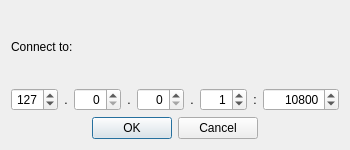
<?xml version="1.0" encoding="UTF-8"?>
<ui version="4.0">
 <class>ClientDlg</class>
 <widget class="QDialog" name="ClientDlg">
  <property name="geometry">
   <rect>
    <x>0</x>
    <y>0</y>
    <width>350</width>
    <height>150</height>
   </rect>
  </property>
  <property name="windowTitle">
   <string>Dialog</string>
  </property>
  <layout class="QGridLayout" name="gridLayout">
   <item row="0" column="0">
    <layout class="QHBoxLayout" name="horizontalLayout_2">
     <item>
      <widget class="QLabel" name="connectLabel">
       <property name="text">
        <string>Connect to:</string>
       </property>
      </widget>
     </item>
     <item>
      <spacer name="horizontalSpacer">
       <property name="orientation">
        <enum>Qt::Horizontal</enum>
       </property>
       <property name="sizeHint" stdset="0">
        <size>
         <width>40</width>
         <height>20</height>
        </size>
       </property>
      </spacer>
     </item>
    </layout>
   </item>
   <item row="1" column="0">
    <layout class="QHBoxLayout" name="horizontalLayout">
     <item>
      <widget class="QSpinBox" name="ipSpinBox1">
       <property name="sizePolicy">
        <sizepolicy hsizetype="Preferred" vsizetype="Fixed">
         <horstretch>1</horstretch>
         <verstretch>0</verstretch>
        </sizepolicy>
       </property>
       <property name="alignment">
        <set>Qt::AlignRight|Qt::AlignTrailing|Qt::AlignVCenter</set>
       </property>
       <property name="maximum">
        <number>255</number>
       </property>
       <property name="value">
        <number>127</number>
       </property>
      </widget>
     </item>
     <item>
      <widget class="QLabel" name="l1">
       <property name="text">
        <string>.</string>
       </property>
       <property name="alignment">
        <set>Qt::AlignCenter</set>
       </property>
      </widget>
     </item>
     <item>
      <widget class="QSpinBox" name="ipSpinBox2">
       <property name="sizePolicy">
        <sizepolicy hsizetype="Preferred" vsizetype="Fixed">
         <horstretch>1</horstretch>
         <verstretch>0</verstretch>
        </sizepolicy>
       </property>
       <property name="alignment">
        <set>Qt::AlignRight|Qt::AlignTrailing|Qt::AlignVCenter</set>
       </property>
       <property name="maximum">
        <number>255</number>
       </property>
       <property name="value">
        <number>0</number>
       </property>
      </widget>
     </item>
     <item>
      <widget class="QLabel" name="l2">
       <property name="text">
        <string>.</string>
       </property>
       <property name="alignment">
        <set>Qt::AlignCenter</set>
       </property>
      </widget>
     </item>
     <item>
      <widget class="QSpinBox" name="ipSpinBox3">
       <property name="sizePolicy">
        <sizepolicy hsizetype="Preferred" vsizetype="Fixed">
         <horstretch>1</horstretch>
         <verstretch>0</verstretch>
        </sizepolicy>
       </property>
       <property name="alignment">
        <set>Qt::AlignRight|Qt::AlignTrailing|Qt::AlignVCenter</set>
       </property>
       <property name="maximum">
        <number>255</number>
       </property>
       <property name="value">
        <number>0</number>
       </property>
      </widget>
     </item>
     <item>
      <widget class="QLabel" name="l3">
       <property name="text">
        <string>.</string>
       </property>
       <property name="alignment">
        <set>Qt::AlignCenter</set>
       </property>
      </widget>
     </item>
     <item>
      <widget class="QSpinBox" name="ipSpinBox4">
       <property name="sizePolicy">
        <sizepolicy hsizetype="Preferred" vsizetype="Fixed">
         <horstretch>1</horstretch>
         <verstretch>0</verstretch>
        </sizepolicy>
       </property>
       <property name="alignment">
        <set>Qt::AlignRight|Qt::AlignTrailing|Qt::AlignVCenter</set>
       </property>
       <property name="maximum">
        <number>255</number>
       </property>
       <property name="value">
        <number>1</number>
       </property>
      </widget>
     </item>
     <item>
      <widget class="QLabel" name="l4">
       <property name="text">
        <string>:</string>
       </property>
       <property name="alignment">
        <set>Qt::AlignCenter</set>
       </property>
      </widget>
     </item>
     <item>
      <widget class="QSpinBox" name="portSpinBox">
       <property name="sizePolicy">
        <sizepolicy hsizetype="Preferred" vsizetype="Fixed">
         <horstretch>2</horstretch>
         <verstretch>0</verstretch>
        </sizepolicy>
       </property>
       <property name="alignment">
        <set>Qt::AlignRight|Qt::AlignTrailing|Qt::AlignVCenter</set>
       </property>
       <property name="maximum">
        <number>65535</number>
       </property>
       <property name="value">
        <number>10800</number>
       </property>
      </widget>
     </item>
    </layout>
   </item>
   <item row="2" column="0">
    <widget class="QDialogButtonBox" name="buttonBox">
     <property name="orientation">
      <enum>Qt::Horizontal</enum>
     </property>
     <property name="standardButtons">
      <set>QDialogButtonBox::Cancel|QDialogButtonBox::Ok</set>
     </property>
     <property name="centerButtons">
      <bool>true</bool>
     </property>
    </widget>
   </item>
  </layout>
 </widget>
 <resources/>
 <connections>
  <connection>
   <sender>buttonBox</sender>
   <signal>accepted()</signal>
   <receiver>ClientDlg</receiver>
   <slot>accept()</slot>
   <hints>
    <hint type="sourcelabel">
     <x>248</x>
     <y>254</y>
    </hint>
    <hint type="destinationlabel">
     <x>157</x>
     <y>274</y>
    </hint>
   </hints>
  </connection>
  <connection>
   <sender>buttonBox</sender>
   <signal>rejected()</signal>
   <receiver>ClientDlg</receiver>
   <slot>reject()</slot>
   <hints>
    <hint type="sourcelabel">
     <x>316</x>
     <y>260</y>
    </hint>
    <hint type="destinationlabel">
     <x>286</x>
     <y>274</y>
    </hint>
   </hints>
  </connection>
 </connections>
</ui>
